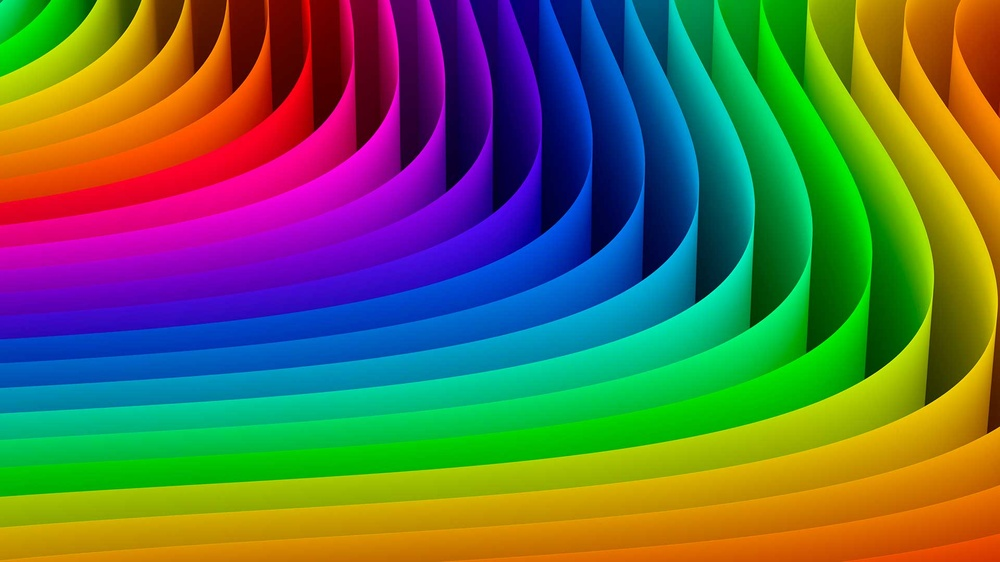
#> input picture HaskellProcesamiento/colores.jpg, 1000 x 562 px, shrunk from 1920 x 1080 before the run, found by its file name
$ python Ejemplo1.py
#> lines starting #> are read from the running program, lines starting #| are printed output that depends on the picture
import time
from PIL import Image

tiempoIN = time.time()
ruta = "/home/gd_15/Descargas/colores.jpg"
img = Image.open(ruta)
#> img is the input picture: PIL image 1000x562 RGB; mean R, G, B 95.2, 108.3, 73.2
img2 = img.copy()

w, h = img2.size
#> w = 1000; h = 562
img2.show()

Y = Image.new("RGB", (w, h), color=(255, 255, 255))
#> Y: PIL image 1000x562 RGB; every value is 255
Y.show()

for i in range(w):
    for j in range(h):
        pixel = img2.getpixel((i, j))
        if pixel[0] > 200 and pixel[1] < 150:
            Y.putpixel((i, j), pixel)
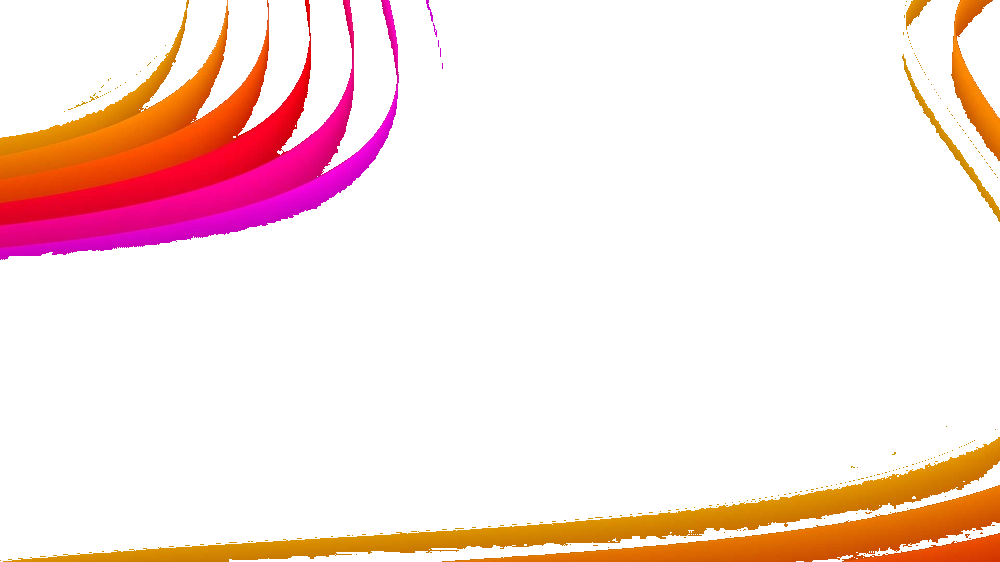
#> Y: PIL image 1000x562 RGB; mean R, G, B 250.1, 226.7, 221.5

Y.show()
tiempoFin = time.time()
print(f"El proceso tardó, {tiempoFin-tiempoIN},  segundos")
